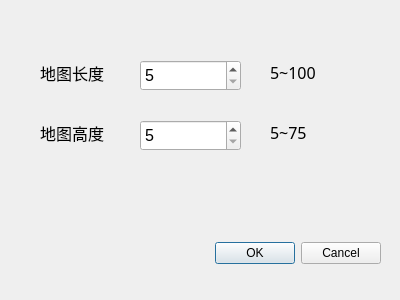
<?xml version="1.0" encoding="UTF-8"?>
<ui version="4.0">
 <class>inputMapSize</class>
 <widget class="QDialog" name="inputMapSize">
  <property name="geometry">
   <rect>
    <x>0</x>
    <y>0</y>
    <width>400</width>
    <height>300</height>
   </rect>
  </property>
  <property name="windowTitle">
   <string>Dialog</string>
  </property>
  <widget class="QLabel" name="label_2">
   <property name="geometry">
    <rect>
     <x>40</x>
     <y>117</y>
     <width>71</width>
     <height>31</height>
    </rect>
   </property>
   <property name="font">
    <font>
     <family>华文中宋</family>
     <pointsize>12</pointsize>
    </font>
   </property>
   <property name="text">
    <string>地图高度</string>
   </property>
  </widget>
  <widget class="QDialogButtonBox" name="buttonBox">
   <property name="geometry">
    <rect>
     <x>40</x>
     <y>237</y>
     <width>341</width>
     <height>32</height>
    </rect>
   </property>
   <property name="orientation">
    <enum>Qt::Horizontal</enum>
   </property>
   <property name="standardButtons">
    <set>QDialogButtonBox::Cancel|QDialogButtonBox::Ok</set>
   </property>
  </widget>
  <widget class="QSpinBox" name="spinBoxLength">
   <property name="geometry">
    <rect>
     <x>140</x>
     <y>60</y>
     <width>101</width>
     <height>31</height>
    </rect>
   </property>
   <property name="font">
    <font>
     <pointsize>12</pointsize>
    </font>
   </property>
   <property name="minimum">
    <number>5</number>
   </property>
   <property name="maximum">
    <number>100</number>
   </property>
   <property name="value">
    <number>5</number>
   </property>
  </widget>
  <widget class="QLabel" name="label_4">
   <property name="geometry">
    <rect>
     <x>270</x>
     <y>117</y>
     <width>71</width>
     <height>31</height>
    </rect>
   </property>
   <property name="font">
    <font>
     <family>华文中宋</family>
     <pointsize>12</pointsize>
    </font>
   </property>
   <property name="text">
    <string>5~75</string>
   </property>
  </widget>
  <widget class="QLabel" name="label">
   <property name="geometry">
    <rect>
     <x>40</x>
     <y>57</y>
     <width>71</width>
     <height>31</height>
    </rect>
   </property>
   <property name="font">
    <font>
     <family>华文中宋</family>
     <pointsize>12</pointsize>
    </font>
   </property>
   <property name="text">
    <string>地图长度</string>
   </property>
  </widget>
  <widget class="QLabel" name="label_3">
   <property name="geometry">
    <rect>
     <x>270</x>
     <y>57</y>
     <width>71</width>
     <height>31</height>
    </rect>
   </property>
   <property name="font">
    <font>
     <family>华文中宋</family>
     <pointsize>12</pointsize>
    </font>
   </property>
   <property name="text">
    <string>5~100</string>
   </property>
  </widget>
  <widget class="QSpinBox" name="spinBoxHeight">
   <property name="geometry">
    <rect>
     <x>140</x>
     <y>120</y>
     <width>101</width>
     <height>31</height>
    </rect>
   </property>
   <property name="font">
    <font>
     <pointsize>12</pointsize>
    </font>
   </property>
   <property name="minimum">
    <number>5</number>
   </property>
   <property name="maximum">
    <number>75</number>
   </property>
  </widget>
 </widget>
 <resources/>
 <connections/>
</ui>
